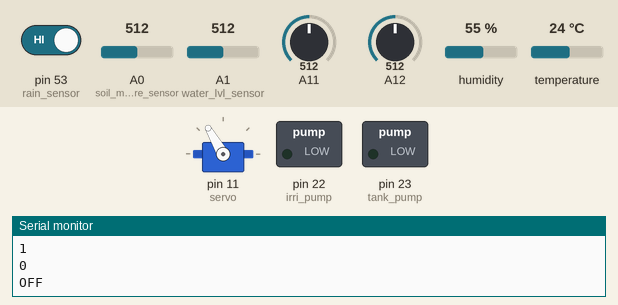
Simulated run of this sketch. Board: Arduino Mega 2560, built with avr-gcc and run on an emulated ATmega2560. On the bench: servo, switched loads named in the sketch (green lamp = pin HIGH), the last lines printed to the serial monitor. The inputs (shaded band) are chosen by the test bench; at power-on: A1 (water_lvl_sensor) = 512, pin 53 (rain_sensor) HIGH, A0 (soil_moisture_sensor) = 512, A11 = 512, A12 = 512, humidity 55 %, temperature 24 °C.

Above: at 1.7 s.
1.8 s: A1 (water_lvl_sensor) set to 106
3.3 s: A1 (water_lvl_sensor) set to 93
At 5.3 s:
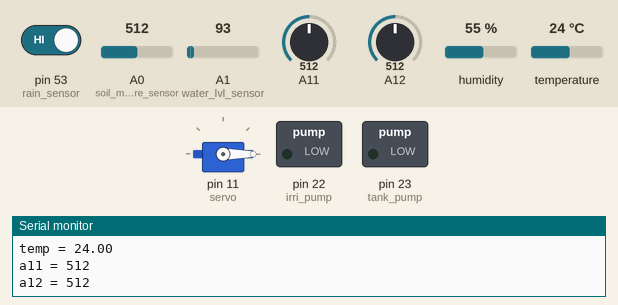
5.6 s: A1 (water_lvl_sensor) set to 490
7.1 s: A1 (water_lvl_sensor) set to 519
At 7.76 s:
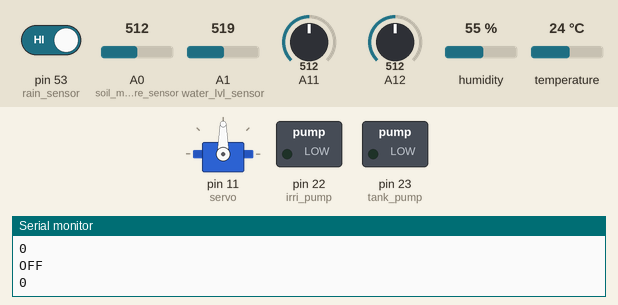
9.4 s: pin 53 (rain_sensor) driven LOW
At 11.3 s:
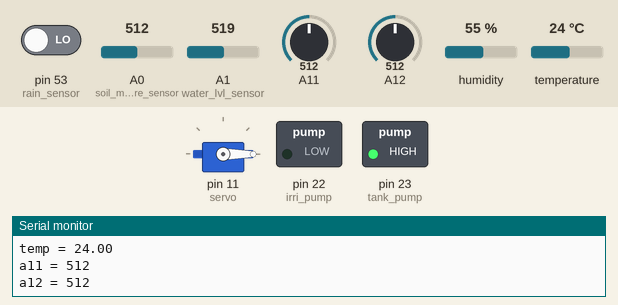
11.7 s: A0 (soil_moisture_sensor) set to 705
13.2 s: A0 (soil_moisture_sensor) set to 726
At 14.5 s:
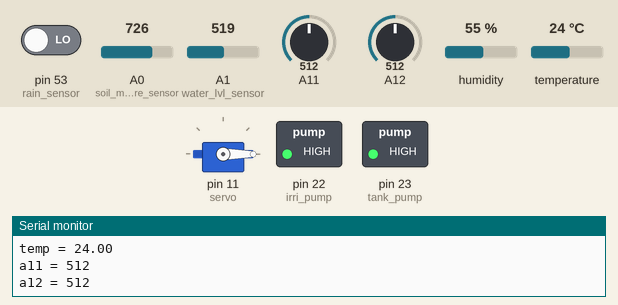
Timing chart, 0 to 16.0 s (numbered marks = the images above; inputs shaded):
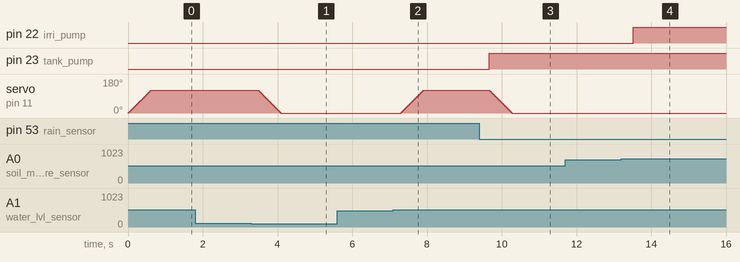

The sketch:

Theory_Code_xtra.ino
```cpp
#include <Servo.h>
#include <SoftwareSerial.h>
#include "DHT.h"

#define DHTPIN 52
#define DHTTYPE DHT11

DHT dht(DHTPIN, DHTTYPE);

int rain_sensor = 53;
int water_lvl_sensor = A1;
int soil_moisture_sensor = A0;
int tank_pump = 23;
int irri_pump =22;
int r;
int w = 1;
int s;
bool first_tank = true;
bool safety_trigger = false;
bool irri_halt = false;
bool tank_hatch_open = false;
bool msg_on = false;
bool msg_off = true;
int pos=0;

Servo servo;
SoftwareSerial SIM900D(24,25);

void setup() {
  servo.attach(11);
  servo.write(pos);

  pinMode(A11, INPUT);
  pinMode(A12, INPUT);
  pinMode(water_lvl_sensor, INPUT);
  pinMode(soil_moisture_sensor, INPUT);
  pinMode(rain_sensor, INPUT);
  pinMode(tank_pump, OUTPUT);
  pinMode(irri_pump, OUTPUT);

  SIM900D.begin(19200);
  Serial.begin(9600);
  dht.begin();

}

void loop() {

  irrigation();

  livestock();

  delay(300);

}

void GSM(String x)
{
  String msg = "Safety protocol of the irrigation pump is "+x;
  Serial.println("sending notification to phone");
  delay(500);
  SIM900D.print("AT+CMGF=1\r");
  SIM900D.println("AT + CMGS = \"+88018********\"");
  SIM900D.println(msg);
  SIM900D.println();
}

void irrigation()
{
  r = digitalRead(rain_sensor);

  // if moisture is less or equal to 30%, s = 0; else s = 1
  int moisture_sens = analogRead(soil_moisture_sensor);
  Serial.print("moisture = ");
  Serial.println(moisture_sens);
  if(moisture_sens >= (1019-306)) //0% = 1019 (4.98V) and 100% = 0 (0V); so 30% = 305.7
  {
    s = 0; //moisture is not enough
  }
  else
  {
    s = 1; //moisture is enough
  }


  //if water level is less or equal to 30%, w = 0; else w = 1
  int water_lvl_sens = analogRead(water_lvl_sensor);
  Serial.print("tank = ");
  Serial.println(water_lvl_sens);
  if(water_lvl_sens >= 509)//0% = 1019 (4.98V) and 100% = 0 (0V); so 50% = 509.5
  {
    first_tank = false;
    w = 0; //not enough water in tank

    if(water_lvl_sens >= 917)// 10% = 101.9, this water level is dangerous for irrigation pumps. Hence safety measure for the pump is on
    {
      safety_trigger = true;
    }
    else if(water_lvl_sens <= 764) //25% = 254.75, this water level is safe for irrigation pumps. Hence safety measure for the pump is off
    {
      safety_trigger = false;
    }

  }
  else if(water_lvl_sens <= 100 and not(first_tank)) //tank is deemed to be full at around 90%; 90%==917.1
  {
    first_tank = false;
    safety_trigger = false;
    w = 1; //enough water in tank
  }
  else if(water_lvl_sens <= 764 and safety_trigger) //25% = 254.75, this water level is safe for irrigation pumps. Hence safety measure for the pump is off
  {
      safety_trigger = false;
  }


  Serial.println((1019-moisture_sens)/1019);
  Serial.println(r);
  Serial.println((1019-water_lvl_sens)/1019);

  //irrigation pump logic
  if((not r) and (not s) and (w or not(safety_trigger)))
  {
    if(not safety_trigger)
    {
      digitalWrite(irri_pump, HIGH);
      Serial.println("ON");
      Serial.println(1);
    }
    else
    {
      Serial.println("OFF");
      Serial.println(0);
    }

  }
  else
  {
    digitalWrite(irri_pump, LOW);
    Serial.println("OFF");
    Serial.println(0);
  }

  // Tank pump logic
  if(not w and first_tank) // independent of s;
  {
    Serial.println("ON");
    Serial.println(1);
    digitalWrite(tank_pump, HIGH);
  }
  else if(water_lvl_sens <= 100 and not(r) and not(w))//  when no rain, pump will be off if tank capacity is almost around 90%=917.1
  {
    Serial.println("OFF");
    Serial.println(0);
    w = 1;
    digitalWrite(tank_pump, LOW);
  }
  else if(water_lvl_sens <= 306 and r)//  when there is rain, pump will be off if tank capacity is almost around 70%=713.3
  {
    Serial.println("OFF");
    Serial.println(0);
    digitalWrite(tank_pump, LOW);
  }
  else if(not (r) and water_lvl_sens > 100 and (not(first_tank)))
  {
    Serial.println("ON");
    Serial.println(1);
    digitalWrite(tank_pump, HIGH);
  }

  //Tank hatch open
  if(r and not(w)and (not(tank_hatch_open)))// independent of s
  {
    for(pos = 0; pos <= 120; pos += 2) //component has mechanicle overshoot error of +(20 to 22) degrees
    {
      servo.write(pos);
      delay(10);
    }

    tank_hatch_open = true;
  }

  //Tank hatch close
  else if(tank_hatch_open and (w or not(r)))
  {
    for(pos = 120; pos >= 0; pos -= 2) //component has mechanicle overshoot error of +(20 to 22) degrees
    {
      servo.write(pos);
      delay(10);
    }
    tank_hatch_open = false;
  }

  //for lab view
  if(tank_hatch_open)
  {
    Serial.println("Open");
    Serial.println(pos+19);
  }
  else
  {
    Serial.println("Closed");
    Serial.println(pos+2);
  }

  //for lab view and GSM here
  if(safety_trigger)
  {
    Serial.println("ON");
    Serial.println(1);
    if(not msg_on)
    {
      GSM("on");
      msg_on = true;
      msg_off = false;
    }
  }
  else
  {
    Serial.println("OFF");
    Serial.println(0);
    if(not msg_off)
    {
      GSM("off");
      msg_on = false;
      msg_off = true;
    }
  }
  Serial.println();
}

void livestock()
{
  float humidity_sens = dht.readHumidity();
  float temp_sens = dht.readTemperature();
  Serial.print("humidity = ");
  Serial.println(humidity_sens);
  Serial.print("temp = ");
  Serial.println(temp_sens);

  Serial.print("a11 = ");
  Serial.println(analogRead(A11));
  Serial.print("a12 = ");
  Serial.println(analogRead(A12));
}
```

Measured:
- the behaviour switches between 101 and 100 on A1 (water_lvl_sensor) (found by bisection; images 0 and 1)
- the behaviour switches between 508 and 509 on A1 (water_lvl_sensor) (found by bisection; images 1 and 2)
- the behaviour switches between 712 and 713 on A0 (soil_moisture_sensor) (found by bisection; images 3 and 4)
- after the input at 3.3 s, servo on pin 11 (servo): moves from 120° to 0° over 0.59 s, starting after 0.19 s
- after the input at 7.1 s, servo on pin 11 (servo): moves from 0° to 120° over 0.59 s, starting after 0.20 s
- after the input at 9.4 s, pin 23 (tank_pump): LOW → HIGH after 0.26 s; servo on pin 11 (servo): moves from 120° to 0° over 0.58 s, starting after 0.28 s
- after the input at 13.2 s, pin 22 (irri_pump): LOW → HIGH after 0.32 s
